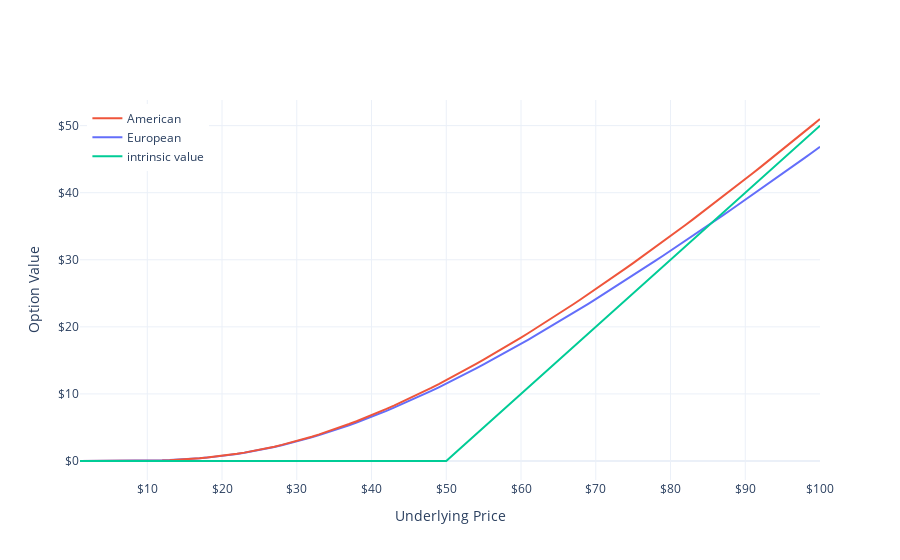

Notebook code cell kept with this figure:
### Markdown cell above
# CALL FIGURE

### Code cell
figs[0].show()
